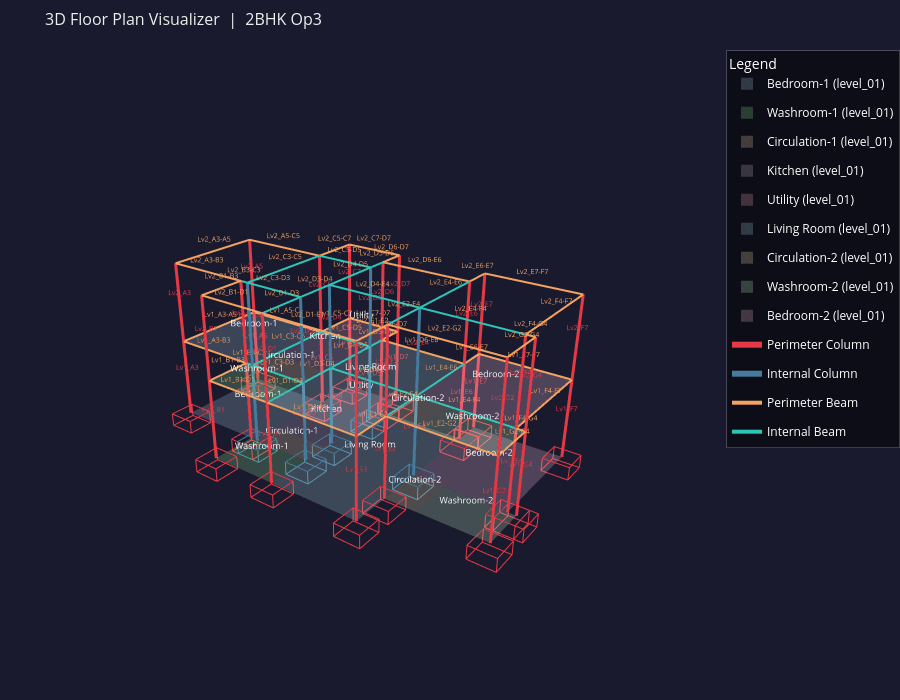

Source (notebook cell):
### Markdown cell above
## View Layouts
Run each cell below to open the interactive 3D viewer for each file.

### Code cell
show_layout("2BHK Op3", FILES["2BHK Op3"])
